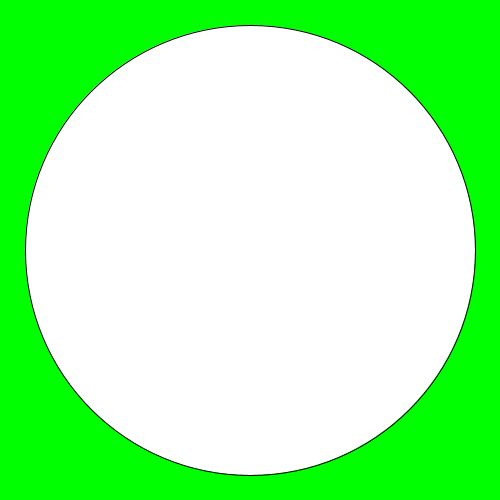
Frame 1 (no input)
Frame 60 (the mouse pressed at the canvas centre just before this capture): identical to frame 1, image omitted
Frame 120 (the mouse held since frame 60 and released just before this capture): identical to frame 1, image omitted

The Processing sketch that drew this single still picture (run headless with seeded random() and noise(); from frame 60 on, the mouse is pressed at the canvas centre):

// Processing sketch: sketch_200202d
// ── sketch_200202d.pde
// 1. Create three integer variables to represent the x, y, and the size of the ellipse
int x= 250;
int y=250;
int ellipse= (450);
    
    
    void setup() {
     // 2. Set the size of your sketch
     size(500,500);
     
    
    }
    
    void draw() {
      // 3. Set the background color of your sketch
      background(0,255,0);
      
      // 4. Draw an ellipse. Make sure it fits in the window.
      // Use the variables created at the top of the sketch, 
      // for the location and size of your ellipse
      ellipse(250,250,450,450);
      
    }
    
    void mousePressed() {
      //5. Create an integer variable called distance
      
      //6. Set the value of the distance variable to the value returned by the getDistance method
      //   Pass the mouse's x and y (mouseX and mouseY) and the x and y of your ellipse to the method.
        
          
      //7.  Use an if statement to check if the distance variable is < the radius of the ellipse
      //    If it is, set a new x and y for the ellipse, using a random location on the window
      //    Hint: Use the Processing random() function       
      
    }
    
    int getDistance(int x1, int y1, int x2, int y2) {
      return (int)Math.sqrt(Math.pow((x1-x2),2) + Math.pow((y1-y2),2));
    }
